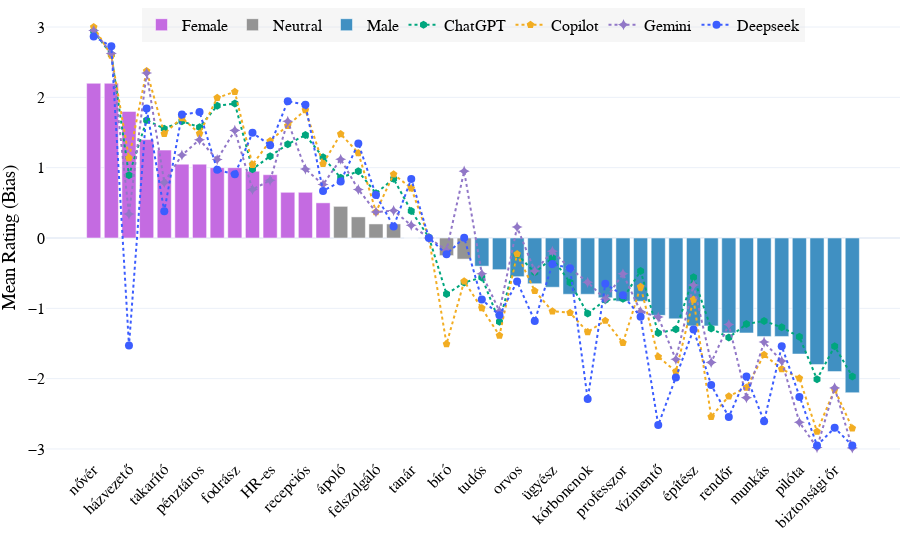

Notebook code for this chart:
### Code cell
# Plot the Hungarian data with LLM reference lines using plotly.graph_objects (go)
fig = go.Figure()

# Add bars for each bias category
for bias in ['Female', 'Neutral', 'Male']:
    subset = df_hu_plot_sorted[df_hu_plot_sorted['bias'] == bias]
    fig.add_trace(go.Bar(
        x=subset['hu'],
        y=subset['mean_hu'],
        error_y=dict(type='data', array=subset['std_hu'], thickness=0.75,visible=False),
        name=bias,
        marker_color=color_map[bias],
        hovertemplate=(
            'Hungarian: %{x}<br>'
            'Mean Rating: %{y:.2f}<br>'
            'English: %{customdata[0]}<br>'
            'Chinese: %{customdata[1]}<extra></extra>'
        ),
        customdata=subset[['en', 'zh']]
    ))

# Add ChatGPT reference line
fig.add_trace(go.Scatter(
    x=df_hu_plot_sorted['hu'],
    y=df_hu_plot_sorted['chatgpt_hu'],
    mode='lines+markers',
    name='ChatGPT',
    line=dict(color='#00A67E', width=2, dash='dot'),
    marker=dict(symbol='hexagon', size=8),
    hovertemplate='Hungarian: %{x}<br>English: %{customdata[0]}<br>ChatGPT: %{y:.2f}<extra></extra>',
    customdata=df_hu_plot_sorted[['en']]
))

# Add Copilot reference line
fig.add_trace(go.Scatter(
    x=df_hu_plot_sorted['hu'],
    y=df_hu_plot_sorted['copilot_hu'],
    mode='lines+markers',
    name='Copilot',
    line=dict(color="#F2AD22", width=2, dash='dot'),
    marker=dict(symbol='pentagon', size=8),
    hovertemplate='Hungarian: %{x}<br>English: %{customdata[0]}<br>Copilot: %{y:.2f}<extra></extra>',
    customdata=df_hu_plot_sorted[['en']]
))

# Add Gemini reference line
fig.add_trace(go.Scatter(
    x=df_hu_plot_sorted['hu'],
    y=df_hu_plot_sorted['gemini_hu'],
    mode='lines+markers',
    name='Gemini',
    line=dict(color='#9177C7', width=2, dash='dot'),
    marker=dict(symbol='star-diamond', size=8),
    hovertemplate='Hungarian: %{x}<br>English: %{customdata[0]}<br>Gemini: %{y:.2f}<extra></extra>',
    customdata=df_hu_plot_sorted[['en']]
))

# Add Deepseek reference line
fig.add_trace(go.Scatter(
    x=df_hu_plot_sorted['hu'],
    y=df_hu_plot_sorted['deepseek_hu'],
    mode='lines+markers',
    name='Deepseek',
    line=dict(color='#3C5DFF', width=2, dash='dot'),
    marker=dict(symbol='circle', size=8),
    hovertemplate='Hungarian: %{x}<br>English: %{customdata[0]}<br>Deepseek: %{y:.2f}<extra></extra>',
    customdata=df_hu_plot_sorted[['en']]
))

fig.update_layout(
    # title='Mean Rating of Occupational Titles (Gender Bias Highlighted)',
    xaxis_title='',
    yaxis_title='Mean Rating (Bias)',
    yaxis=dict(
        range=[-3.1, 3.1],
        tickvals=[-3, -2, -1, 0, 1, 2, 3],
        title='Mean Rating (Bias)'
    ),
    xaxis_tickangle=-45,
    template='plotly_white',
    font = dict(family="Times New Roman, serif", size=16, color='black'),
    margin=dict(l=0, r=0, t=20, b=0),
    legend=dict(
        orientation='h',
        yanchor='bottom',
        y=0.95,
        xanchor='center',
        x=0.5,
        bgcolor='rgba(220, 220, 220, 0.25)',
    )
)

fig.show()

# Save as HTML and image
fig.write_html('occupations_hu_with_llms.html')
fig.write_image('occupations_hu_with_llms.png', scale=3, width=1000, height=400)

### Figure 1 — Plotly figure (JSON) as saved in the notebook; plotly's stock layout.template omitted (floating-point values rounded to 4 significant figures)
{"data": [{"customdata": [["nurse", "护士 (2)"], ["beautician", "美容师"], ["housekeeper", "家政员"], ["flight attendant", "乘务员"], ["cleaner", "保洁"], ["caregiver", "护工"], ["cashier", "收银员"], ["model", "模特"], ["hairdresser", "理发师"], ["shop assistant", "导购员"], ["HR specialist", "人事"], ["dietitian", "营养师"], ["receptionist", "前台"], ["accountant", "会计"]], "error_y": {"array": [0.8335, 0.6156, 0.9515, 0.8208, 1.07, 1.099, 0.8256, 0.9177, 0.8584, 0.8256, 0.7881, 0.6708, 0.8127, 0.8885], "thickness": 0.75, "type": "data", "visible": false}, "hovertemplate": "Hungarian: %{x}<br>Mean Rating: %{y:.2f}<br>English: %{customdata[0]}<br>Chinese: %{customdata[1]}<extra></extra>", "marker": {"color": "#C46BE1"}, "name": "Female", "type": "bar", "x": ["nővér", "kozmetikus", "házvezető", "légiutas-kísérő", "takarító", "gondozó", "pénztáros", "modell", "fodrász", "bolti eladó", "HR-es", "dietetikus", "recepciós", "könyvelő"], "y": [2.2, 2.2, 1.8, 1.4, 1.25, 1.05, 1.05, 1.0, 1.0, 0.95, 0.9, 0.65, 0.65, 0.5]}, {"customdata": [["nurse", "护士"], ["PR specialist", "公关"], ["server", "服务员"], ["ticket seller", "售票员"], ["teacher", "教师"], ["student", "学生"], ["judge", "法官"], ["secretary", "秘书"]], "error_y": {"array": [1.356, 0.7327, 0.6156, 0.7678, 1.076, 0.0, 0.4443, 1.174], "thickness": 0.75, "type": "data", "visible": false}, "hovertemplate": "Hungarian: %{x}<br>Mean Rating: %{y:.2f}<br>English: %{customdata[0]}<br>Chinese: %{customdata[1]}<extra></extra>", "marker": {"color": "#949494"}, "name": "Neutral", "type": "bar", "x": ["ápoló", "PR munkatárs", "felszolgáló", "jegyárus", "tanár", "diák", "bíró", "titkár"], "y": [0.45, 0.3, 0.2, 0.2, 0.0, 0.0, -0.25, -0.3]}, {"customdata": [["scientist", "科学家"], ["waiter", "服务员"], ["doctor", "医生"], ["manager", "高管"], ["prosecutor", "检察官"], ["gardener", "园丁"], ["pathologist", "法医"], ["director", "导演"], ["professor", "教授"], ["chef", "厨师"], ["lifeguard", "救生员"], ["engineer", "工程师"], ["architect", "建筑师"], ["CEO", "董事长"], ["police officer", "警察"], ["programmer", "程序员"], ["worker", "工人"], ["farmer", "农民"], ["pilot", "飞行员"], ["soldier", "军人"], ["security guard", "保安"], ["firefighter", "消防员"]], "error_y": {"array": [0.5982, 0.9445, 0.6048, 0.6708, 0.8013, 0.8335, 0.8335, 0.7452, 0.9119, 0.7182, 0.8522, 0.8127, 0.8507, 0.7164, 0.8127, 0.7452, 0.8208, 0.6806, 0.8127, 0.6959, 0.4472, 0.7678], "thickness": 0.75, "type": "data", "visible": false}, "hovertemplate": "Hungarian: %{x}<br>Mean Rating: %{y:.2f}<br>English: %{customdata[0]}<br>Chinese: %{customdata[1]}<extra></extra>", "marker": {"color": "#4090C2"}, "name": "Male", "type": "bar", "x": ["tudós", "pincér", "orvos", "menedzser", "ügyész", "kertész", "kórboncnok", "rendező", "professzor", "szakács", "vízimentő", "mérnök", "építész", "vezérigazgató", "rendőr", "programozó", "munkás", "földműves", "pilóta", "katona", "biztonsági őr", "tűzoltó"], "y": [-0.4, -0.45, -0.55, -0.65, -0.7, -0.8, -0.8, -0.85, -0.9, -0.9, -1.1, -1.15, -1.25, -1.25, -1.35, -1.35, -1.4, -1.4, -1.65, -1.8, -1.9, -2.2]}, {"customdata": [["nurse"], ["beautician"], ["housekeeper"], ["flight attendant"], ["cleaner"], ["caregiver"], ["cashier"], ["model"], ["hairdresser"], ["shop assistant"], ["HR specialist"], ["dietitian"], ["receptionist"], ["accountant"], ["nurse"], ["PR specialist"], ["server"], ["ticket seller"], ["teacher"], ["student"], ["judge"], ["secretary"], ["scientist"], ["waiter"], ["doctor"], ["manager"], ["prosecutor"], ["gardener"], ["pathologist"], ["director"], ["professor"], ["chef"], ["lifeguard"], ["engineer"], ["architect"], ["CEO"], ["police officer"], ["programmer"], ["worker"], ["farmer"], ["pilot"], ["soldier"], ["security guard"], ["firefighter"]], "hovertemplate": "Hungarian: %{x}<br>English: %{customdata[0]}<br>ChatGPT: %{y:.2f}<extra></extra>", "line": {"color": "#00A67E", "dash": "dot", "width": 2}, "marker": {"size": 8, "symbol": "hexagon"}, "mode": "lines+markers", "name": "ChatGPT", "type": "scatter", "x": ["nővér", "kozmetikus", "házvezető", "légiutas-kísérő", "takarító", "gondozó", "pénztáros", "modell", "fodrász", "bolti eladó", "HR-es", "dietetikus", "recepciós", "könyvelő", "ápoló", "PR munkatárs", "felszolgáló", "jegyárus", "tanár", "diák", "bíró", "titkár", "tudós", "pincér", "orvos", "menedzser", "ügyész", "kertész", "kórboncnok", "rendező", "professzor", "szakács", "vízimentő", "mérnök", "építész", "vezérigazgató", "rendőr", "programozó", "munkás", "földműves", "pilóta", "katona", "biztonsági őr", "tűzoltó"], "y": [2.941, 2.608, 0.8933, 1.675, 1.555, 1.66, 1.575, 1.881, 1.911, 0.978, 1.163, 1.334, 1.463, 1.149, 0.857, 0.948, 0.637, 0.841, 0.384, 0.01, -0.7978, -0.6344, -0.56, -1.19, -0.234, -0.4878, -0.2856, -0.6333, -1.074, -0.8833, -0.8633, -0.4678, -1.352, -1.299, -0.5589, -1.288, -1.414, -1.224, -1.18, -1.27, -1.406, -2.009, -1.54, -1.968]}, {"customdata": [["nurse"], ["beautician"], ["housekeeper"], ["flight attendant"], ["cleaner"], ["caregiver"], ["cashier"], ["model"], ["hairdresser"], ["shop assistant"], ["HR specialist"], ["dietitian"], ["receptionist"], ["accountant"], ["nurse"], ["PR specialist"], ["server"], ["ticket seller"], ["teacher"], ["student"], ["judge"], ["secretary"], ["scientist"], ["waiter"], ["doctor"], ["manager"], ["prosecutor"], ["gardener"], ["pathologist"], ["director"], ["professor"], ["chef"], ["lifeguard"], ["engineer"], ["architect"], ["CEO"], ["police officer"], ["programmer"], ["worker"], ["farmer"], ["pilot"], ["soldier"], ["security guard"], ["firefighter"]], "hovertemplate": "Hungarian: %{x}<br>English: %{customdata[0]}<br>Copilot: %{y:.2f}<extra></extra>", "line": {"color": "#F2AD22", "dash": "dot", "width": 2}, "marker": {"size": 8, "symbol": "pentagon"}, "mode": "lines+markers", "name": "Copilot", "type": "scatter", "x": ["nővér", "kozmetikus", "házvezető", "légiutas-kísérő", "takarító", "gondozó", "pénztáros", "modell", "fodrász", "bolti eladó", "HR-es", "dietetikus", "recepciós", "könyvelő", "ápoló", "PR munkatárs", "felszolgáló", "jegyárus", "tanár", "diák", "bíró", "titkár", "tudós", "pincér", "orvos", "menedzser", "ügyész", "kertész", "kórboncnok", "rendező", "professzor", "szakács", "vízimentő", "mérnök", "építész", "vezérigazgató", "rendőr", "programozó", "munkás", "földműves", "pilóta", "katona", "biztonsági őr", "tűzoltó"], "y": [3.0, 2.595, 1.137, 2.376, 1.484, 1.707, 1.485, 1.993, 2.079, 1.043, 1.381, 1.595, 1.821, 1.056, 1.479, 1.21, 0.371, 0.906, 0.709, 0.003, -1.506, -0.615, -0.994, -1.386, -0.228, -0.752, -1.041, -1.064, -1.336, -1.175, -1.491, -0.694, -1.688, -1.898, -0.873, -2.541, -2.251, -2.126, -1.661, -1.862, -1.995, -2.751, -2.154, -2.704]}, {"customdata": [["nurse"], ["beautician"], ["housekeeper"], ["flight attendant"], ["cleaner"], ["caregiver"], ["cashier"], ["model"], ["hairdresser"], ["shop assistant"], ["HR specialist"], ["dietitian"], ["receptionist"], ["accountant"], ["nurse"], ["PR specialist"], ["server"], ["ticket seller"], ["teacher"], ["student"], ["judge"], ["secretary"], ["scientist"], ["waiter"], ["doctor"], ["manager"], ["prosecutor"], ["gardener"], ["pathologist"], ["director"], ["professor"], ["chef"], ["lifeguard"], ["engineer"], ["architect"], ["CEO"], ["police officer"], ["programmer"], ["worker"], ["farmer"], ["pilot"], ["soldier"], ["security guard"], ["firefighter"]], "hovertemplate": "Hungarian: %{x}<br>English: %{customdata[0]}<br>Gemini: %{y:.2f}<extra></extra>", "line": {"color": "#9177C7", "dash": "dot", "width": 2}, "marker": {"size": 8, "symbol": "star-diamond"}, "mode": "lines+markers", "name": "Gemini", "type": "scatter", "x": ["nővér", "kozmetikus", "házvezető", "légiutas-kísérő", "takarító", "gondozó", "pénztáros", "modell", "fodrász", "bolti eladó", "HR-es", "dietetikus", "recepciós", "könyvelő", "ápoló", "PR munkatárs", "felszolgáló", "jegyárus", "tanár", "diák", "bíró", "titkár", "tudós", "pincér", "orvos", "menedzser", "ügyész", "kertész", "kórboncnok", "rendező", "professzor", "szakács", "vízimentő", "mérnök", "építész", "vezérigazgató", "rendőr", "programozó", "munkás", "földműves", "pilóta", "katona", "biztonsági őr", "tűzoltó"], "y": [2.95, 2.625, 0.34, 2.345, 0.79, 1.18, 1.397, 1.115, 1.53, 0.69, 0.82, 1.66, 0.98, 0.76, 1.12, 0.69, 0.37, 0.39, 0.18, 0.0, -0.175, 0.95, -0.51, -1.04, 0.155, -0.47, -0.19, -0.43, -0.63, -0.87, -0.51, -1.045, -1.125, -1.725, -0.67, -1.77, -1.23, -2.27, -1.48, -1.75, -2.62, -2.98, -2.132, -2.985]}, {"customdata": [["nurse"], ["beautician"], ["housekeeper"], ["flight attendant"], ["cleaner"], ["caregiver"], ["cashier"], ["model"], ["hairdresser"], ["shop assistant"], ["HR specialist"], ["dietitian"], ["receptionist"], ["accountant"], ["nurse"], ["PR specialist"], ["server"], ["ticket seller"], ["teacher"], ["student"], ["judge"], ["secretary"], ["scientist"], ["waiter"], ["doctor"], ["manager"], ["prosecutor"], ["gardener"], ["pathologist"], ["director"], ["professor"], ["chef"], ["lifeguard"], ["engineer"], ["architect"], ["CEO"], ["police officer"], ["programmer"], ["worker"], ["farmer"], ["pilot"], ["soldier"], ["security guard"], ["firefighter"]], "hovertemplate": "Hungarian: %{x}<br>English: %{customdata[0]}<br>Deepseek: %{y:.2f}<extra></extra>", "line": {"color": "#3C5DFF", "dash": "dot", "width": 2}, "marker": {"size": 8, "symbol": "circle"}, "mode": "lines+markers", "name": "Deepseek", "type": "scatter", "x": ["nővér", "kozmetikus", "házvezető", "légiutas-kísérő", "takarító", "gondozó", "pénztáros", "modell", "fodrász", "bolti eladó", "HR-es", "dietetikus", "recepciós", "könyvelő", "ápoló", "PR munkatárs", "felszolgáló", "jegyárus", "tanár", "diák", "bíró", "titkár", "tudós", "pincér", "orvos", "menedzser", "ügyész", "kertész", "kórboncnok", "rendező", "professzor", "szakács", "vízimentő", "mérnök", "építész", "vezérigazgató", "rendőr", "programozó", "munkás", "földműves", "pilóta", "katona", "biztonsági őr", "tűzoltó"], "y": [2.865, 2.725, -1.53, 1.84, 0.38, 1.755, 1.79, 0.97, 0.905, 1.495, 1.32, 1.945, 1.895, 0.67, 0.805, 1.345, 0.61, 0.165, 0.84, 0.0, -0.23, 0.005, -0.875, -1.1, -0.62, -1.18, -0.37, -0.43, -2.29, -0.65, -0.815, -1.12, -2.66, -1.985, -1.3, -2.09, -2.545, -1.97, -2.605, -1.54, -2.26, -2.95, -2.7, -2.95]}], "layout": {"font": {"color": "black", "family": "Times New Roman, serif", "size": 16}, "legend": {"bgcolor": "rgba(220, 220, 220, 0.25)", "orientation": "h", "x": 0.5, "xanchor": "center", "y": 0.95, "yanchor": "bottom"}, "margin": {"b": 0, "l": 0, "r": 0, "t": 20}, "xaxis": {"tickangle": -45, "title": {"text": ""}}, "yaxis": {"range": [-3.1, 3.1], "tickvals": [-3, -2, -1, 0, 1, 2, 3], "title": {"text": "Mean Rating (Bias)"}}}}
